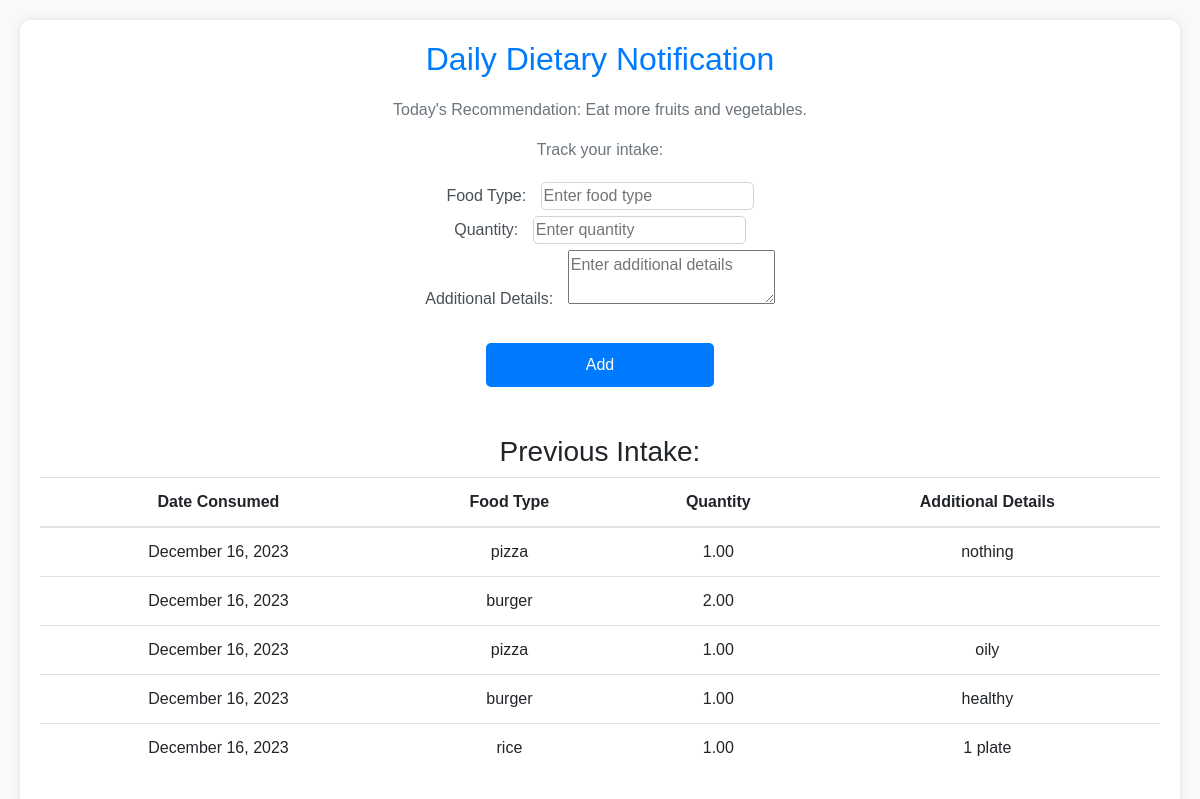
/diet_form.php (signed in), run on the app's committed database.
### tables this page shows
CREATE TABLE `dietaryintake` (
  `intake_id` int(11) NOT NULL,
  `date_consumed` date NOT NULL,
  `food_type` varchar(255) NOT NULL,
  `quantity` decimal(10,2) NOT NULL,
  `additional_details` text DEFAULT NULL,
  `user_id` int(11) DEFAULT NULL
);

### diet_form.php (the view, shortened to what this page needs)
<?php
require_once "db_config.php";
function formatDate($date) {
    return date('F j, Y', strtotime($date));
}
$userId = $_SESSION['user_id'];
$sql = "SELECT * FROM DietaryIntake WHERE user_id = '$userId' ORDER BY date_consumed DESC";
$result = $conn->query($sql);
$previousIntake = [];
if ($result->num_rows > 0) {
    while ($row = $result->fetch_assoc()) {
        $previousIntake[] = $row;
    }
}
?>
<!DOCTYPE html>
<html lang="en">
<head>
    <link rel="stylesheet" href="https://stackpath.bootstrapcdn.com/bootstrap/4.3.1/css/bootstrap.min.css">
</head>
<body>
    <section class="diet-section">
        <h2>Daily Dietary Notification</h2>
        <p>Today's Recommendation: Eat more fruits and vegetables.</p>
        <p>Track your intake:</p>
        <form id="diet-form" method="post" action="insert_data.php">
            <div>
                <label for="food-type-input">Food Type:</label>
                <input type="text" id="food-type-input" name="food_type" placeholder="Enter food type" required>
            </div>
            <div>
                <label for="quantity-input">Quantity:</label>
                <input type="number" id="quantity-input" name="quantity" placeholder="Enter quantity" required>
            </div>
            <div>
                <label for="details-input">Additional Details:</label>
                <textarea id="details-input" name="additional_details" placeholder="Enter additional details"></textarea>
            </div>
            <br>
            <button type="submit">Add</button>
        </form>
        <br><br>
        <?php if (!empty($previousIntake)) : ?>
            <h3>Previous Intake:</h3>
            <table class="table">
                <thead>
                    <tr>
                        <th>Date Consumed</th>
                        <th>Food Type</th>
                        <th>Quantity</th>
                        <th>Additional Details</th>
                    </tr>
                </thead>
                <tbody>
                    <?php foreach ($previousIntake as $intake) : ?>
                        <tr>
                            <td><?php echo formatDate($intake['date_consumed']); ?></td>
                            <td><?php echo $intake['food_type']; ?></td>
                            <td><?php echo $intake['quantity']; ?></td>
                            <td><?php echo $intake['additional_details']; ?></td>
                        </tr>
                    <?php endforeach; ?>
                </tbody>
            </table>
        <?php endif; ?>
    </section>
</body>
</html>

### diet_form.php (style rules this page uses)
body { font-family: 'Arial', sans-serif; margin: 0; padding: 0; background-color: #f8f9fa; }
.diet-section { text-align: center; padding: 20px; background-color: #ffffff; border-radius: 10px; box-shadow: 0 0 10px rgba(0, 0, 0, 0.1); margin: 20px; }
h2 { color: #007bff; margin-bottom: 20px; }
p { color: #6c757d; }
form { margin-top: 20px; }
label { margin-right: 10px; color: #495057; }
input { border: 1px solid #ced4da; border-radius: 5px; }
button { padding: 10px 100px; background-color: #007bff; color: white; border: none; border-radius: 5px; cursor: pointer; }

### data on the page
dietaryintake: date_consumed "December 16, 2023", food_type "pizza", quantity "1.00", additional_details "nothing"
dietaryintake: date_consumed "December 16, 2023", food_type "burger", quantity "2.00"
dietaryintake: date_consumed "December 16, 2023", food_type "pizza", quantity "1.00", additional_details "oily"
dietaryintake: date_consumed "December 16, 2023", food_type "burger", quantity "1.00", additional_details "healthy"
dietaryintake: date_consumed "December 16, 2023", food_type "rice", quantity "1.00", additional_details "1 plate"
